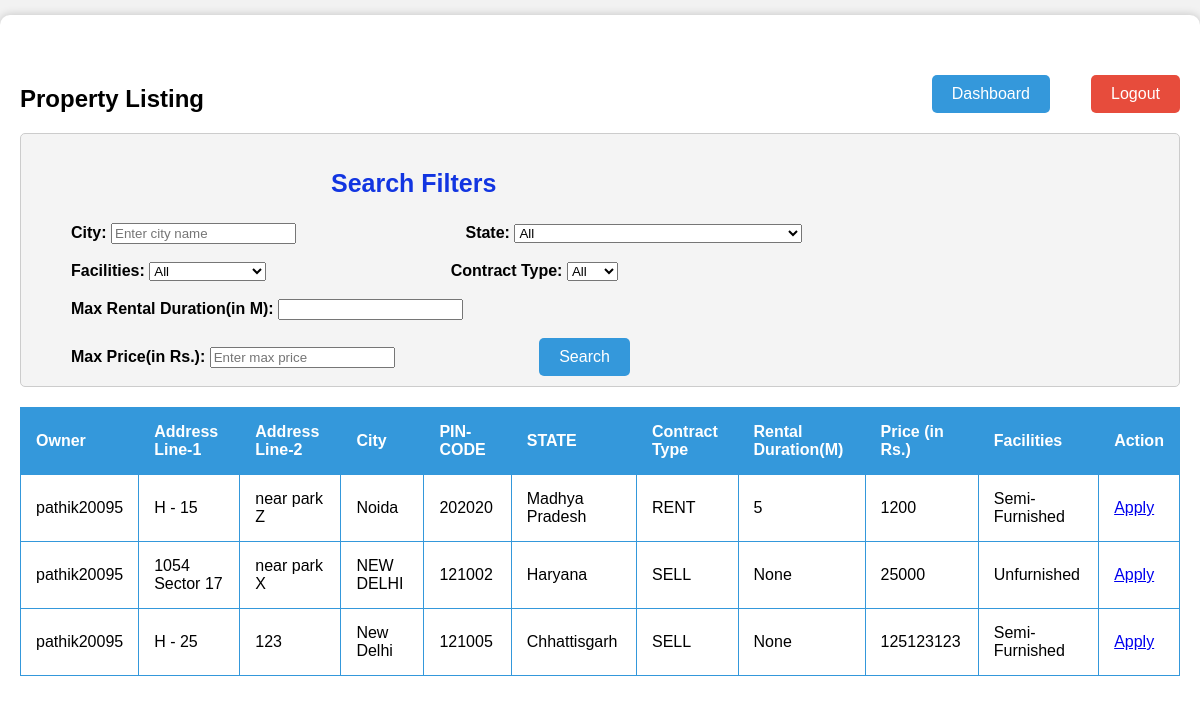
Before: /search_properties/ (signed in) with the older database file.
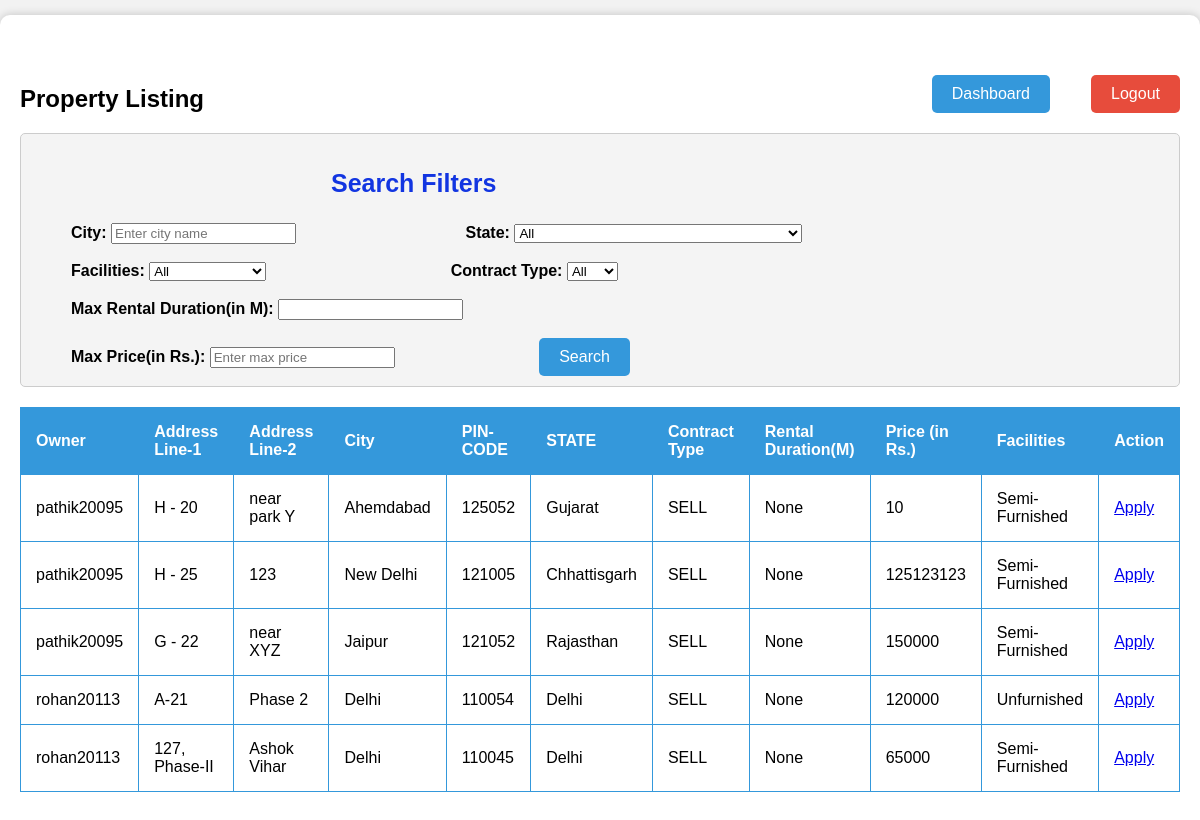
After: the same page with the newer database file.
### project_app/models.py (models this page shows, shortened)
class Property(models.Model):
    owner = models.CharField(max_length=30,  null= False, blank=False, default = None)
    address_line_1 = models.CharField(max_length=30,  null= False, blank=False, default = None)
    address_line_2 = models.CharField(max_length=30,  null= False, blank=True, default = '')
    state = models.CharField(max_length=30,  null= False, blank=False, default = None)
    city = models.CharField(max_length=30,  null= False, blank=False, default = None)
    pincode = models.CharField(max_length=6,  null= False, blank=False, default = None)
    type = models.CharField(max_length=4,  null= False, blank=False, default = None)
    duration = models.DecimalField(decimal_places=0, max_digits=3, validators=[MaxValueValidator(limit_value=240)], null = True, blank = True, default = None)
    price = models.DecimalField(decimal_places=0, max_digits=10, null = True, blank = True, default= 0)
    facilities = models.CharField(max_length=20,  null= False, blank=False, default = None)

### project_app/views.py (the view)
# urls.py: path("search_properties/", views.search_properties, name="search_properties_page"),
def search_properties(request):
    if(request.method == 'POST'):
        username = request.session.get('username')
        if(request.session.get('email_kyc') is None):
            return redirect('/')
        if(username is None):
            return redirect('/login')
    else:
        username = request.session.get('username')
        if(request.session.get('email_kyc') is None):
            return redirect('/')
        if(username is None):
            return redirect('/login')
        my_properties_list = []
        properties = list(Property.objects.values())
        for i in range(len(properties)):
            if(properties[i]['owner'] !=username and properties[i]['type'] != 'DELISTED'):
                my_properties_list.append(properties[i])
        applications = list(PropertyApplications.objects.values())
        user_details = [{'user': username}]
        return render(request, 'search_properties.html', {'properties':my_properties_list, 'applications':applications, 'user': user_details})

### project_app/templates/search_properties.html (shortened to what this page needs)
<!DOCTYPE html>
<html>
<head>
</head>
<body>
    <div class="container">
        <div>
            <h2 style="margin-top: 50px;">Property Listing</h2>
            <a class="dashboard-button" href="/dashboard">Dashboard</a>
            <a class="logout-button" href="/logout">Logout</a>
        </div>
        <div class="filter-container">
            <h3 style="margin-left:300px;text-shadow: #1e6aae;text-underline-position: auto;font-size: 25px;
            width: fit-content;color: #1235e1;">Search Filters</h3>
            <label class="filter-label"  for="filter-city">City:</label>
            <input type="text" id="filter-city" placeholder="Enter city name">
            <label class="filter-label-third" for="filter-state">State:</label>
            <select id="filter-state">
                <option value="">All</option>
            </select>
            <br></br>
            <label class="filter-label" for="filter-facilities">Facilities:</label>
            <select id="filter-facilities">
                <option value="">All</option>
            </select>
            <label class="filter-label-second" for="filter-type">Contract Type:</label>
            <select id="filter-type">
                <option value="">All</option>
            </select>
            <br></br>
            <label class = "filter-label" for="filter-duration">Max Rental Duration(in M):</label>
            <input type="number" id="filter-duration" name="duration" min="0">
            <br></br>
            <label class="filter-label" for="filter-price">Max Price(in Rs.):</label>
            <input type="number" id="filter-price" placeholder="Enter max price" min="0">
            <button type="button" class="search-button" id="search-button">Search</button>
        </div>
        <div class="scroll-container">
            <table>
                <thead>
                    <tr>
                        <th>Owner</th>
                        <th>Address Line-1</th>
                        <th>Address Line-2</th>
                        <th>City</th>
                        <th>PIN-CODE</th>
                        <th>STATE</th>
                        <th>Contract Type</th>
                        <th>Rental Duration(M)</th>
                        <th>Price (in Rs.)</th>
                        <th>Facilities</th>
                        <th>Action</th>
                    </tr>
                </thead>
                <tbody>
                    {% for property in properties %}
                    <tr>
                        <td>{{ property.owner }}</td>
                        <td>{{ property.address_line_1 }}</td>
                        <td>{{ property.address_line_2 }}</td>
                        <td>{{ property.city }}</td>
                        <td>{{ property.pincode }}</td>
                        <td>{{ property.state }}</td>
                        <td>{{ property.type }}</td>
                        <td>{{ property.duration }}</td>
                        <td>{{ property.price }}</td>
                        <td>{{ property.facilities }}</td>
                        <td>
                            <a id = 'action_available' href="/apply_property_deal/{{property.id}}">Apply</a>
                        </td>
                    </tr>
                    {% endfor %}
                </tbody>
            </table>
        </div>
    </div>
</body>
</html>

Changed rows visible on the page:
removed Property: owner "pathik20095", address_line_1 "H - 15", address_line_2 "near park Z", city "Noida", pincode "202020", state "Madhya Pradesh", type "RENT", duration "5", price "1200", facilities "Semi-Furnished"
no longer on this page (row edited): Property: owner "pathik20095", address_line_1 "1054 Sector 17", address_line_2 "near park X", city "NEW DELHI", pincode "121002", state "Haryana", type "SELL", duration "None", price "25000", facilities "Unfurnished"
now on this page (row edited): Property: owner "pathik20095", address_line_1 "H - 20", address_line_2 "near park Y", city "Ahemdabad", pincode "125052", state "Gujarat", type "SELL", duration "None", price "10", facilities "Semi-Furnished"
added Property: owner "pathik20095", address_line_1 "G - 22", address_line_2 "near XYZ", city "Jaipur", pincode "121052", state "Rajasthan", type "SELL", duration "None", price "150000", facilities "Semi-Furnished"
added Property: owner "rohan20113", address_line_1 "A-21", address_line_2 "Phase 2", city "Delhi", pincode "110054", state "Delhi", type "SELL", duration "None", price "120000", facilities "Unfurnished"
added Property: owner "rohan20113", address_line_1 "127, Phase-II", address_line_2 "Ashok Vihar", city "Delhi", pincode "110045", state "Delhi", type "SELL", duration "None", price "65000", facilities "Semi-Furnished"
